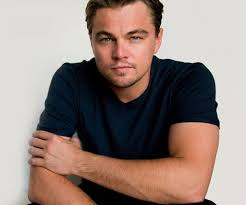
#> input picture opencv2/leo.jpg, 246 x 205 px
$ python cropping.py
#> lines starting #> are read from the running program, lines starting #| are printed output that depends on the picture
# image cropping
import cv2
img = cv2.imread('leo.jpg')
#> img is the input picture: shape (205, 246, 3); mean B, G, R 124.6, 131.6, 148.9
cv2.imshow('original', img)
cv2.waitKey(0)
height, width = img.shape[:2]
#> height = 205; width = 246
# lets get the starting rows and columns of cropeed image (top left)
start_row, start_column = int(height*.25), int(width*.25)
#> start_row = 51; start_column = 61

# lets get the end rows and columns of cropped image(bottom right)
end_row, end_column = int(height*.75), int(width*.75)
#> end_row = 153; end_column = 184

# creating the cropped image using new rows and columns
cropped = img[start_row:end_row, start_column:end_column]
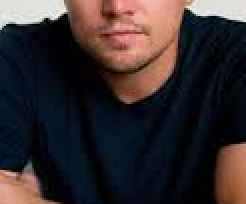
#> cropped: shape (102, 123, 3) (shown 2 times larger); mean B, G, R 46, 43.9, 52.5

cv2.imshow('cropped', cropped)
cv2.waitKey(0)

cv2.destroyAllWindows()
